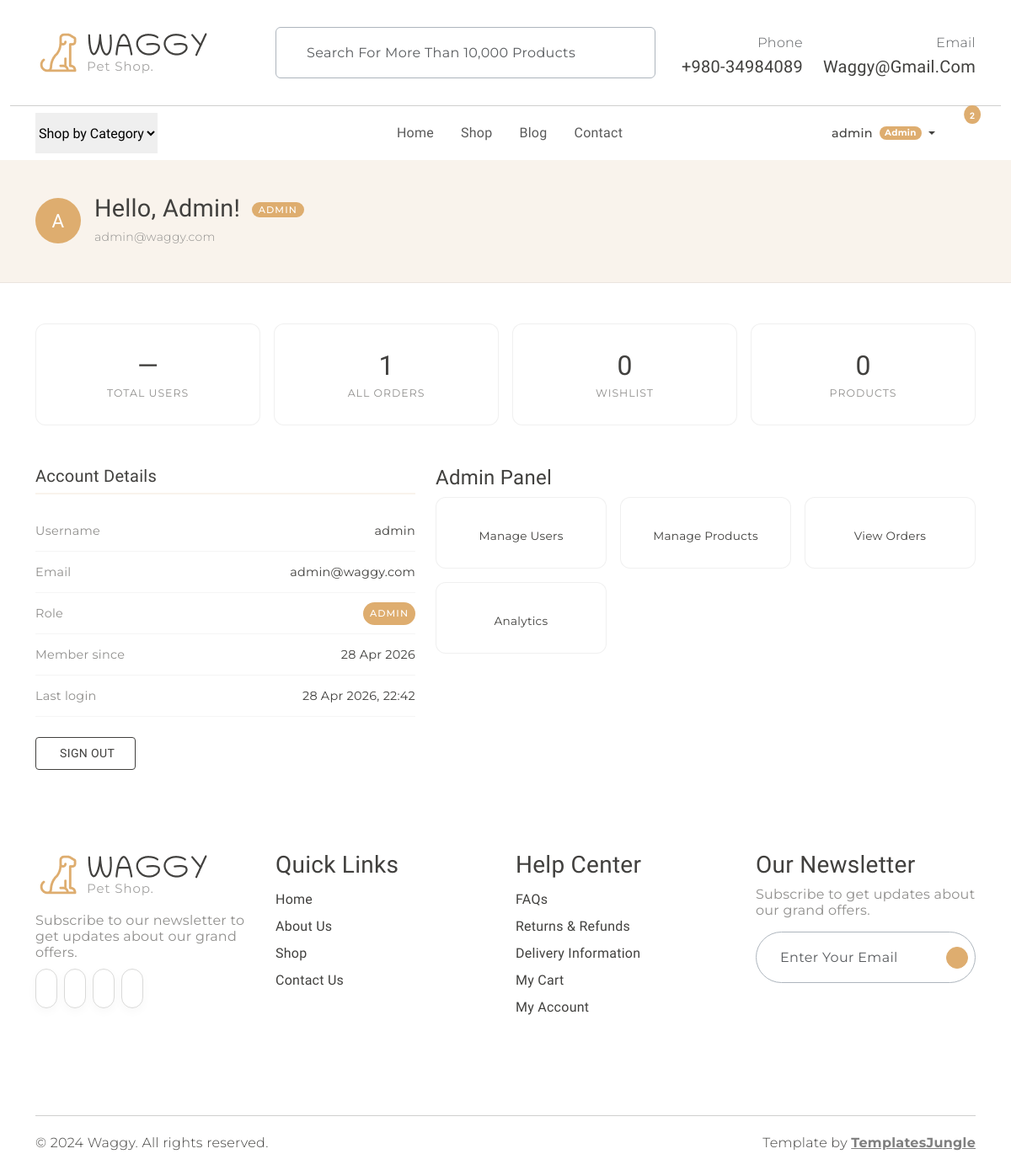
The app's page /dashboard (signed in) with its own data.
### models.py (models this page shows, shortened)
class User(UserMixin, db.Model):
    __tablename__ = "users"
    id               = db.Column(db.Integer,     primary_key=True)
    username         = db.Column(db.String(80),  unique=True, nullable=False)
    email            = db.Column(db.String(120), unique=True, nullable=False)
    password_hash    = db.Column(db.String(256), nullable=False)
    role             = db.Column(db.String(20),  nullable=False, default="customer")
    is_active        = db.Column(db.Boolean,     nullable=False, default=True)
    is_seeded_admin  = db.Column(db.Boolean,     nullable=False, default=False)
    created_at       = db.Column(db.DateTime,    nullable=False, default=datetime.utcnow)
    last_login_at    = db.Column(db.DateTime,    nullable=True)
    @property
    def is_admin(self) -> bool:
        return self.role == "admin"

### app.py (the view)
    @main_bp.route("/dashboard")
    @login_required
    def dashboard():
        return render_template("dashboard.html")

### templates/dashboard.html (shortened to what this page needs)
{% extends "base.html" %}
{% block content %}
<div class="dash-hero">
  <div class="container">
    <div class="d-flex align-items-center gap-3">
      <div class="dash-avatar">{{ current_user.username[0].upper() }}</div>
      <div>
        <h2>
          Hello, {{ current_user.username }}!
          <span class="role-badge {{ current_user.role }}">
            {{ current_user.role | capitalize }}
          </span>
        </h2>
        <p class="mb-0 secondary-font" style="color: #908F8D; font-size: 0.875rem;">
          {{ current_user.email }}
        </p>
      </div>
    </div>
  </div>
</div>
<div class="container my-5">
  <div class="row g-3 mb-5">
    {% if current_user.is_admin %}
      <div class="col-6 col-md-3">
        <a href="{{ url_for('users.users_list') }}" class="stat-card">
          <div class="stat-value">—</div>
          <div class="stat-lbl">Total Users</div>
        </a>
      </div>
    {% endif %}
    <div class="col-6 col-md-3">
      <a href="{% if current_user.is_admin %}{{ url_for('orders.orders_list') }}{% else %}{{ url_for('orders.my_orders') }}{% endif %}"
         class="stat-card">
        <div class="stat-value">{{ current_user.orders | length }}</div>
        <div class="stat-lbl">{% if current_user.is_admin %}All Orders{% else %}My Orders{% endif %}</div>
      </a>
    </div>
    <div class="col-6 col-md-3">
      <div class="stat-card">
        <div class="stat-value">0</div>
        <div class="stat-lbl">Wishlist</div>
      </div>
    </div>
    <div class="col-6 col-md-3">
      <div class="stat-card">
        <div class="stat-value">0</div>
        <div class="stat-lbl">{% if current_user.is_admin %}Products{% else %}Saved Items{% endif %}</div>
      </div>
    </div>
  </div>
  <div class="row g-4">
    <div class="col-md-5 info-section">
      <h4>Account Details</h4>
      <div class="info-row">
        <span class="lbl">Username</span>
        <span>{{ current_user.username }}</span>
      </div>
      <div class="info-row">
        <span class="lbl">Email</span>
        <span>{{ current_user.email }}</span>
      </div>
      <div class="info-row">
        <span class="lbl">Role</span>
        <span class="role-badge {{ current_user.role }}">{{ current_user.role | capitalize }}</span>
      </div>
      <div class="info-row">
        <span class="lbl">Member since</span>
        <span>{{ current_user.created_at.strftime('%d %b %Y') }}</span>
      </div>
      <div class="info-row">
        <span class="lbl">Last login</span>
        <span>
          {% if current_user.last_login_at %}
            {{ current_user.last_login_at.strftime('%d %b %Y, %H:%M') }}
          {% else %}
            —
          {% endif %}
        </span>
      </div>
      <div class="mt-4">
        <a href="{{ url_for('auth.logout') }}"
           class="btn btn-outline-dark rounded-1"
           style="font-size: 0.875rem; padding: 0.5rem 1.5rem;">
          Sign Out
        </a>
      </div>
    </div>
    <div class="col-md-7">
      <h4 class="info-section">
        {% if current_user.is_admin %}Admin Panel{% else %}My Account{% endif %}
      </h4>
      <div class="row g-3">
        {% if current_user.is_admin %}
          <div class="col-6 col-sm-4">
            <a href="{{ url_for('users.users_list') }}" class="quick-link">
              <span>Manage Users</span>
            </a>
          </div>
          <div class="col-6 col-sm-4">
            <a href="{{ url_for('shop.change_listing') }}" class="quick-link">
              <span>Manage Products</span>
            </a>
          </div>
          <div class="col-6 col-sm-4">
            <a href="{{ url_for('orders.orders_list') }}" class="quick-link">
              <span>View Orders</span>
            </a>
          </div>
          <div class="col-6 col-sm-4">
            <a href="#" class="quick-link">
              <span>Analytics</span>
            </a>
          </div>
        {% endif %}
      </div>
    </div>
  </div>
</div>
{% endblock %}

### templates/base.html (shortened to what this page needs)
<!DOCTYPE html>
<html lang="en">
<head>
  <link rel="stylesheet" href="https://cdn.jsdelivr.net/npm/swiper@9/swiper-bundle.min.css" />
  <link href="https://cdn.jsdelivr.net/npm/bootstrap@5.3.0-alpha3/dist/css/bootstrap.min.css" rel="stylesheet"
>
  <link rel="stylesheet" href="{{ url_for('static', filename='css/normalize.css') }}">
  <link rel="stylesheet" href="{{ url_for('static', filename='css/vendor.css') }}">
  <link rel="stylesheet" href="{{ url_for('static', filename='style.css') }}">
</head>
<body>
  <header>
    <div class="container py-2">
      <div class="row py-4 pb-0 pb-sm-4 align-items-center">
        <div class="col-sm-4 col-lg-3 text-center text-sm-start">
          <a href="{{ url_for('main.index') }}">
            <img src="{{ url_for('static', filename='images/logo.png') }}" alt="Waggy" class="img-fluid">
          </a>
        </div>
        <div class="col-sm-6 offset-sm-2 offset-md-0 col-lg-5 d-none d-lg-block">
          <div class="search-bar border rounded-2 px-3 border-dark-subtle">
            <form class="text-center d-flex align-items-center"
                  action="{{ url_for('shop.search') }}" method="get">
              <input type="text" class="form-control border-0 bg-transparent"
                     placeholder="Search for more than 10,000 products"
                     name="q"
                     value="{{ request.args.get('q', '') if request.endpoint == 'shop.search' else '' }}" />
            </form>
          </div>
        </div>
        <div class="col-sm-8 col-lg-4 d-flex justify-content-end gap-4 align-items-center mt-4 mt-sm-0 justify-content-center justify-content-sm-end">
          <div class="support-box text-end d-none d-xl-block">
            <span class="fs-6 secondary-font text-muted">Phone</span>
            <h5 class="mb-0">+980-34984089</h5>
          </div>
          <div class="support-box text-end d-none d-xl-block">
            <span class="fs-6 secondary-font text-muted">Email</span>
            <h5 class="mb-0">waggy@gmail.com</h5>
          </div>
        </div>
      </div>
    </div>
    <div class="container-fluid"><hr class="m-0"></div>
    <div class="container">
      <nav class="main-menu d-flex navbar navbar-expand-lg">
        <div class="offcanvas offcanvas-end" tabindex="-1" id="offcanvasNavbar">
          <div class="offcanvas-body justify-content-between">
            <select class="filter-categories border-0 mb-0 me-5">
              <option>Shop by Category</option>
            </select>
            <ul class="navbar-nav menu-list list-unstyled d-flex gap-md-3 mb-0">
              <li class="nav-item">
                <a href="{{ url_for('main.index') }}"
                   class="nav-link {% if request.endpoint == 'main.index' %}active{% endif %}">
                  Home
                </a>
              </li>
              <li class="nav-item">
                <a href="{{ url_for('shop.index') }}"
                   class="nav-link {% if request.endpoint and request.endpoint.startswith('shop.') %}active{% endif %}">
                  Shop
                </a>
              </li>
              <li class="nav-item">
                <a href="#" class="nav-link">Blog</a>
              </li>
              <li class="nav-item">
                <a href="#" class="nav-link">Contact</a>
              </li>
            </ul>
            <div class="d-none d-lg-flex align-items-center">
              <ul class="d-flex justify-content-end list-unstyled m-0 align-items-center gap-1">
                {% if current_user.is_authenticated %}
                  <li class="nav-item dropdown">
                    <a class="nav-link dropdown-toggle d-flex align-items-center gap-1 mx-2"
                       href="#" role="button" data-bs-toggle="dropdown" aria-expanded="false">
                      <span class="secondary-font" style="font-size:0.9rem; font-weight:500;">
                        {{ current_user.username }}
                      </span>
                      {% if current_user.is_admin %}
                        <span class="badge rounded-pill bg-primary ms-1"
                              style="font-family:var(--secondary-font); font-size:0.65rem; padding:0.3em 0.6em;">
                          Admin
                        </span>
                      {% endif %}
                    </a>
                  </li>
                {% endif %}
                <li>
                </li>
                <li class="position-relative">
                  <a href="{{ url_for('cart.view_cart') }}" class="mx-2"
                     data-bs-toggle="offcanvas" data-bs-target="#offcanvasCart">
                    <span class="position-absolute translate-middle badge rounded-circle bg-primary pt-2 cart-badge"
                          style="font-size:0.65rem; top:2px; left:calc(100% - 4px);
                                 {{ 'display:none;' if cart_count == 0 }}">
                      {{ cart_count if cart_count > 0 else '' }}
                    </span>
                  </a>
                </li>
              </ul>
            </div>
          </div>
        </div>
      </nav>
    </div>
  </header>
  {% block content %}{% endblock %}
  <footer id="footer" class="my-5">
    <div class="container py-5 my-5">
      <div class="row">
        <div class="col-md-3">
          <div class="footer-menu">
            <img src="{{ url_for('static', filename='images/logo.png') }}" alt="Waggy">
            <p class="blog-paragraph fs-6 mt-3">Subscribe to our newsletter to get updates about our grand offers.</p>
            <div class="social-links">
              <ul class="d-flex list-unstyled gap-2">
                <li class="social"><a href="#"><iconify-icon class="social-icon" icon="ri:facebook-fill"></iconify-icon></a></li>
                <li class="social"><a href="#"><iconify-icon class="social-icon" icon="ri:twitter-fill"></iconify-icon></a></li>
                <li class="social"><a href="#"><iconify-icon class="social-icon" icon="ri:instagram-fill"></iconify-icon></a></li>
                <li class="social"><a href="#"><iconify-icon class="social-icon" icon="ri:youtube-fill"></iconify-icon></a></li>
              </ul>
            </div>
          </div>
        </div>
        <div class="col-md-3">
          <div class="footer-menu">
            <h3>Quick Links</h3>
            <ul class="menu-list list-unstyled">
              <li class="menu-item"><a href="{{ url_for('main.index') }}" class="nav-link">Home</a></li>
              <li class="menu-item"><a href="#" class="nav-link">About Us</a></li>
              <li class="menu-item"><a href="{{ url_for('shop.index') }}" class="nav-link">Shop</a></li>
              <li class="menu-item"><a href="#" class="nav-link">Contact Us</a></li>
            </ul>
          </div>
        </div>
        <div class="col-md-3">
          <div class="footer-menu">
            <h3>Help Center</h3>
            <ul class="menu-list list-unstyled">
              <li class="menu-item"><a href="#" class="nav-link">FAQs</a></li>
              <li class="menu-item"><a href="#" class="nav-link">Returns &amp; Refunds</a></li>
              <li class="menu-item"><a href="#" class="nav-link">Delivery Information</a></li>
              <li class="menu-item">
                <a href="{{ url_for('cart.view_cart') }}" class="nav-link">My Cart</a>
              </li>
              {% if current_user.is_authenticated %}
                <li class="menu-item"><a href="{{ url_for('main.dashboard') }}" class="nav-link">My Account</a></li>
              {% else %}
                <li class="menu-item"><a href="{{ url_for('auth.login') }}" class="nav-link">Login / Register</a></li>
              {% endif %}
            </ul>
          </div>
        </div>
        <div class="col-md-3">
          <div>
            <h3>Our Newsletter</h3>
            <p class="blog-paragraph fs-6">Subscribe to get updates about our grand offers.</p>
            <div class="search-bar border rounded-pill border-dark-subtle px-2">
              <form class="text-center d-flex align-items-center" action="" method="post">
                <input type="email" class="form-control border-0 bg-transparent" placeholder="Enter your email" />
                <iconify-icon class="send-icon" icon="tabler:location-filled"></iconify-icon>
              </form>
            </div>
          </div>
        </div>
      </div>
    </div>
  </footer>
  <div id="footer-bottom">
    <div class="container">
      <hr class="m-0">
      <div class="row mt-3">
        <div class="col-md-6 copyright">
          <p class="secondary-font">© 2024 Waggy. All rights reserved.</p>
        </div>
        <div class="col-md-6 text-md-end">
          <p class="secondary-font">
            Template by <a href="https://templatesjungle.com/" target="_blank"
              class="text-decoration-underline fw-bold text-black-50">TemplatesJungle</a>
          </p>
        </div>
      </div>
    </div>
  </div>
</body>
</html>

### records on screen
User: username "admin", username "A", username "Admin", role "ADMIN", email "admin@waggy.com", created_at "28 Apr 2026", last_login_at "28 Apr 2026, 22:42"

### other values on screen
{{ cart_count if cart_count > 0 else '' }} "2"
{{ current_user.orders | length }} "1"
